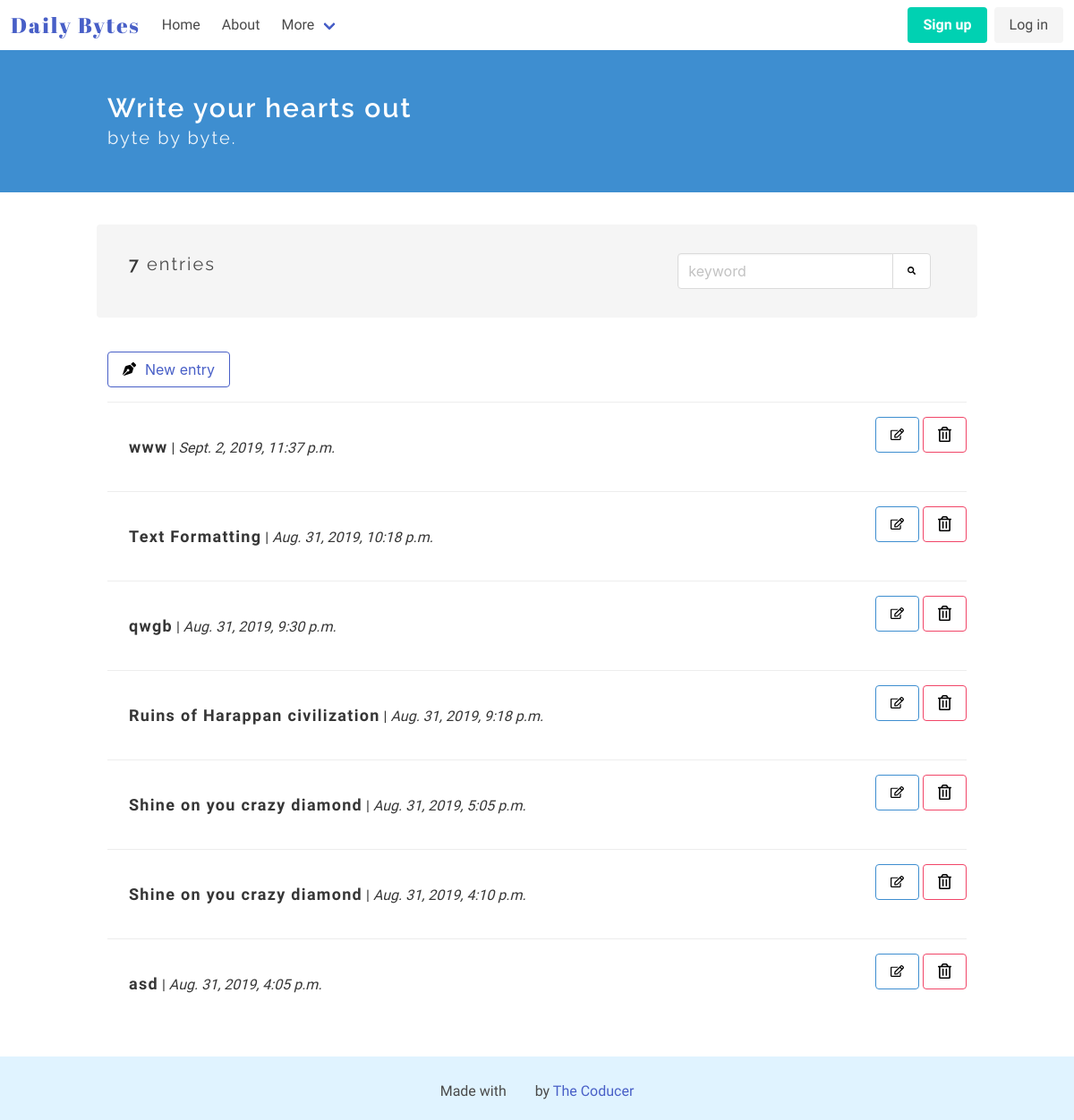
The page / on the database its author committed.
### diary_app/models.py (models this page shows, shortened)
class Entry(models.Model):
    title = models.CharField(max_length=50, default='', verbose_name="")
    text = RichTextUploadingField(verbose_name="")
    date_posted = models.DateTimeField(auto_now_add = True)
    class Meta:
        verbose_name_plural = 'entries'

### diary_app/views.py (the view)
# urls.py: path('', EntryListView.as_view(), name = 'home'),
class EntryListView(ListView):
        model = Entry
        template_name = 'diary_app/index.html'
        context_object_name = 'entries'
        ordering = ['-date_posted']
        def get_context_data(self, **kwargs):
                context = super(EntryListView, self).get_context_data(**kwargs)
                context['count_entries'] = Entry.objects.all().count()
                ...
                return context

### diary_app/templates/diary_app/index.html (shortened to what this page needs)
<!DOCTYPE html>
<html lang="en">
<head>
</head>
<body>
    {% extends "./base.html" %}
    {% block content %}
    {% load static %}
    <section class="hero is-info">
        <div class="hero-body">
        <div class="container">
            <h1 class="title">
                Write your hearts out
            </h1>
            <h2 class="subtitle">
                byte by byte.
            </h2>
        </div>
        </div>
    </section>
    <section class="section">
        <div class="container">
            <div class="container my-top-bar">
            <div class="columns notification">
                <div class="column is-two-thirds">
                    <p class="subtitle is-5">
                        {% if count_entries < 1 %}
                            You don't have any entries
                        {% else %}
                            <strong>{{ count_entries }}</strong> entries
                        {% endif %}
                    </p>
                </div>
                <div class="column">
                <div class="field has-addons">
                    <p class="control">
                        <input class="input" type="text" placeholder="keyword">
                    </p>
                    <p class="control">
                        <button class="button">
                            <img class="search-icon" src="{% static '/images/search.svg' %}" alt="Add new byte" width=15px height=15px>
                        </button>
                    </p>
                    </div>
                    </div>
                </div>
                </div>
        <article class="media">
            <div class="media-content">
                <div class="content">
                    <a class="button is-link is-outlined" href="{% url 'add' %}"><img src="{% static '/images/pen.svg' %}" alt="Add new byte" width=15px height=15px style="margin-right: 10px;">New entry</a>
                </div>
            </div>
        </article>
        {% for entry in entries %}
        <article class="media">
                <div class="media-content">
                    <a href="/entry/{{entry.id}}">
                    <div class="content notification readmore-div">
                        <p>
                            <strong class="entry-title">{{ entry.title }}</strong> | <i>{{ entry.date_posted }}</i>
                        </p>
                    </div>
                    </a>
                </div>
                <div class="media-right">
                        <a class="button is-info is-outlined" href="/edit/{{entry.id}}"><img src="{% static '/images/edit.svg' %}" alt="Edit" width=15px height=15px></a>
                        <a class="button is-danger is-outlined" href="/confirmdelete/{{entry.id}}"><img src="{% static '/images/delete.svg' %}" alt="Delete" width=15px height=15px color: red;></a>
                </div>
            </article>
        {% endfor %}
    </div>
    </section>
    {% endblock %}

### staticfiles/css/main.css (style rules this page uses)
.title { font-size: 30px; }
.title, .subtitle { font-family: 'Raleway', sans-serif; letter-spacing: 2px; }
p { font-family: 'Muli', sans-serif; }
.entry-title { font-family: 'Libre Franklin', sans-serif; font-size: 18px; letter-spacing: 1.3px; }
.my-top-bar { margin-bottom: 50px; }
.section { flex: 1 0 auto; }
body { display: flex; flex-direction: column; height: 100vh; }
.readmore-div { background-color: transparent; color: #363636; }

### rows shown on the page
Entry: title "www", date_posted "Sept. 2, 2019, 11:37 p.m."
Entry: title "Text Formatting", date_posted "Aug. 31, 2019, 10:18 p.m."
Entry: title "qwgb", date_posted "Aug. 31, 2019, 9:30 p.m."
Entry: title "Ruins of Harappan civilization", date_posted "Aug. 31, 2019, 9:18 p.m."
Entry: title "Shine on you crazy diamond", date_posted "Aug. 31, 2019, 5:05 p.m."
Entry: title "Shine on you crazy diamond", date_posted "Aug. 31, 2019, 4:10 p.m."
Entry: title "asd", date_posted "Aug. 31, 2019, 4:05 p.m."

### other values the page prints
{{ count_entries }} "7"
